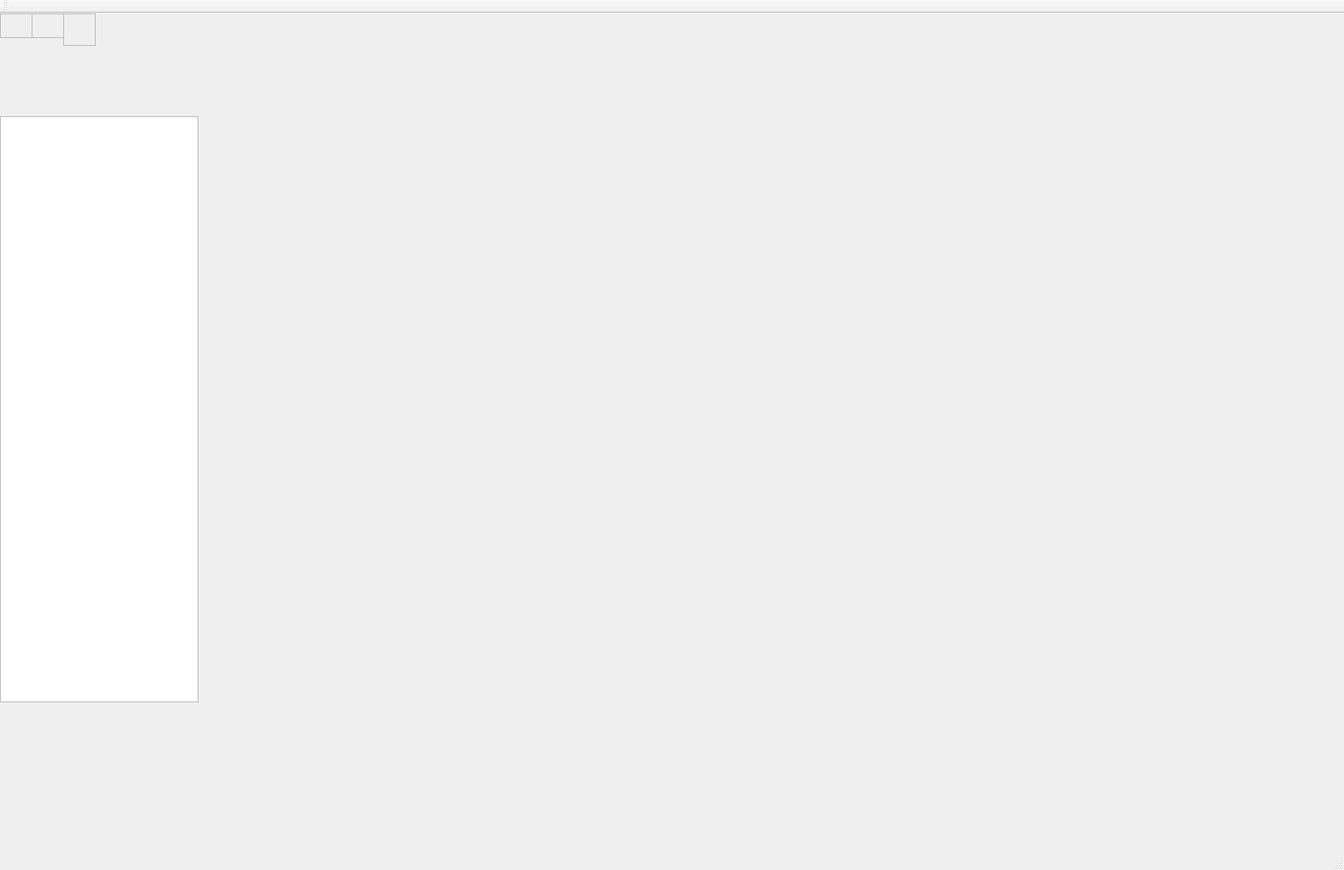
<?xml version="1.0" encoding="UTF-8"?>
<ui version="4.0">
 <class>MainWindow</class>
 <widget class="QMainWindow" name="MainWindow">
  <property name="geometry">
   <rect>
    <x>0</x>
    <y>0</y>
    <width>1700</width>
    <height>1100</height>
   </rect>
  </property>
  <property name="minimumSize">
   <size>
    <width>1700</width>
    <height>1100</height>
   </size>
  </property>
  <property name="maximumSize">
   <size>
    <width>1700</width>
    <height>1100</height>
   </size>
  </property>
  <property name="windowTitle">
   <string>MainWindow</string>
  </property>
  <widget class="QWidget" name="centralwidget">
   <property name="layoutDirection">
    <enum>Qt::RightToLeft</enum>
   </property>
   <widget class="QWidget" name="widget" native="true">
    <property name="geometry">
     <rect>
      <x>0</x>
      <y>0</y>
      <width>1700</width>
      <height>1000</height>
     </rect>
    </property>
    <property name="minimumSize">
     <size>
      <width>1700</width>
      <height>1000</height>
     </size>
    </property>
    <property name="maximumSize">
     <size>
      <width>1700</width>
      <height>1000</height>
     </size>
    </property>
    <property name="styleSheet">
     <string notr="true">image: url(:/map.png);</string>
    </property>
    <widget class="QFrame" name="frame">
     <property name="geometry">
      <rect>
       <x>0</x>
       <y>0</y>
       <width>41</width>
       <height>31</height>
      </rect>
     </property>
     <property name="styleSheet">
      <string notr="true">image: url(:/mush.png);</string>
     </property>
     <property name="frameShape">
      <enum>QFrame::StyledPanel</enum>
     </property>
     <property name="frameShadow">
      <enum>QFrame::Raised</enum>
     </property>
    </widget>
    <widget class="QFrame" name="frame_2">
     <property name="geometry">
      <rect>
       <x>40</x>
       <y>0</y>
       <width>41</width>
       <height>31</height>
      </rect>
     </property>
     <property name="styleSheet">
      <string notr="true">image: url(:/master.jpg);</string>
     </property>
     <property name="frameShape">
      <enum>QFrame::StyledPanel</enum>
     </property>
     <property name="frameShadow">
      <enum>QFrame::Raised</enum>
     </property>
    </widget>
    <widget class="QFrame" name="frame_3">
     <property name="geometry">
      <rect>
       <x>80</x>
       <y>0</y>
       <width>41</width>
       <height>41</height>
      </rect>
     </property>
     <property name="styleSheet">
      <string notr="true">image: url(:/turtle.png);</string>
     </property>
     <property name="frameShape">
      <enum>QFrame::StyledPanel</enum>
     </property>
     <property name="frameShadow">
      <enum>QFrame::Raised</enum>
     </property>
    </widget>
    <widget class="QTextBrowser" name="log">
     <property name="geometry">
      <rect>
       <x>0</x>
       <y>130</y>
       <width>251</width>
       <height>741</height>
      </rect>
     </property>
    </widget>
   </widget>
  </widget>
  <widget class="QStatusBar" name="statusbar"/>
  <widget class="QToolBar" name="toolBar">
   <property name="font">
    <font>
     <pointsize>9</pointsize>
    </font>
   </property>
   <property name="windowTitle">
    <string>toolBar</string>
   </property>
   <attribute name="toolBarArea">
    <enum>TopToolBarArea</enum>
   </attribute>
   <attribute name="toolBarBreak">
    <bool>false</bool>
   </attribute>
   <addaction name="separator"/>
  </widget>
  <action name="QComboBox">
   <property name="text">
    <string>起点</string>
   </property>
  </action>
  <action name="actionssd">
   <property name="text">
    <string>ssd]</string>
   </property>
  </action>
  <action name="actionsdsad">
   <property name="text">
    <string>sdsad</string>
   </property>
  </action>
  <action name="action">
   <property name="text">
    <string>医务室</string>
   </property>
  </action>
  <action name="action_2">
   <property name="text">
    <string>运动场</string>
   </property>
  </action>
  <action name="action_3">
   <property name="text">
    <string>雁北园北区</string>
   </property>
  </action>
  <action name="action_4">
   <property name="text">
    <string>医务室</string>
   </property>
  </action>
  <action name="action_5">
   <property name="text">
    <string>运动场</string>
   </property>
  </action>
  <action name="action_6">
   <property name="text">
    <string>雁北园北区</string>
   </property>
  </action>
 </widget>
 <resources/>
 <connections/>
</ui>
